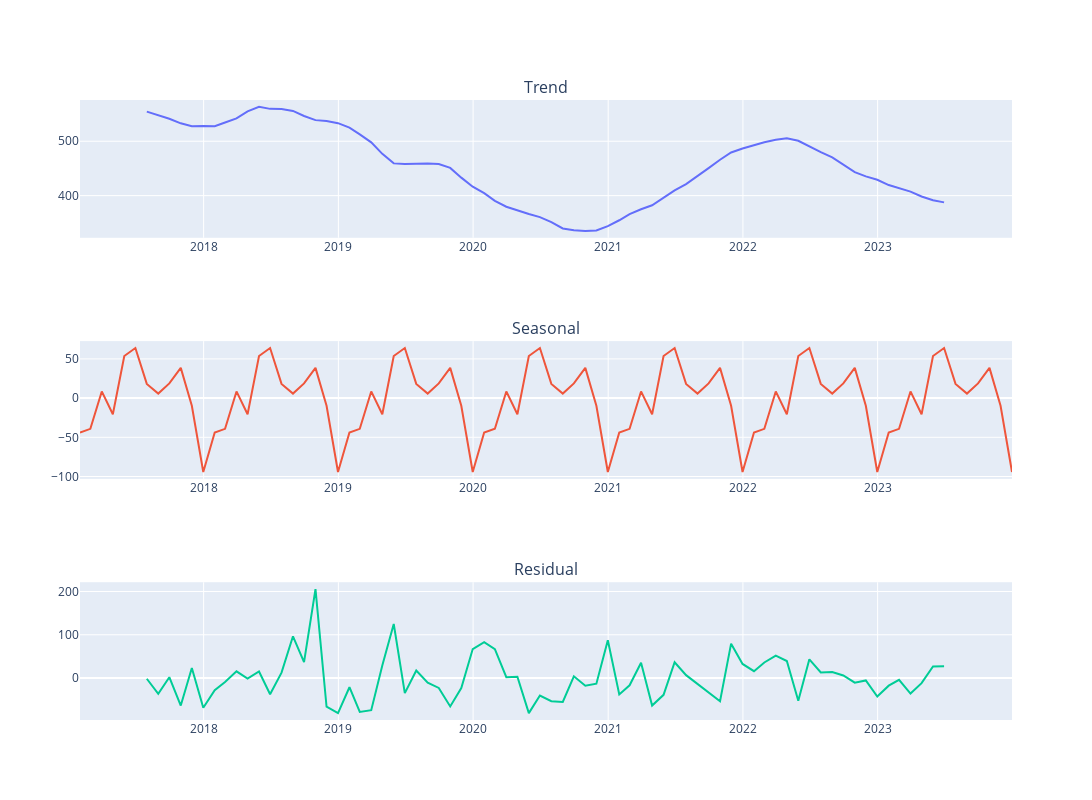

Notebook code for this chart:
### Code cell
# decompose the time series
from statsmodels.api import tsa # time series analysis

decomposition = tsa.seasonal_decompose(monthly_counts1, model='additive')
# add the decomposition data

monthly_counts1["Trend"] = decomposition.trend
monthly_counts1["Seasonal"] = decomposition.seasonal
monthly_counts1["Residual"] = decomposition.resid

from plotly.subplots import make_subplots
import plotly.graph_objs as go
cols = ["Trend", "Seasonal", "Residual"]

fig = make_subplots(rows=3, cols=1, subplot_titles=cols)

for i, col in enumerate(cols):
    fig.add_trace(
        go.Scatter(x=monthly_counts1.index, y=monthly_counts1[col]),
        row=i+1,
        col=1
    )

fig.update_layout(height=800, width=1200, showlegend=False)
fig.show()
